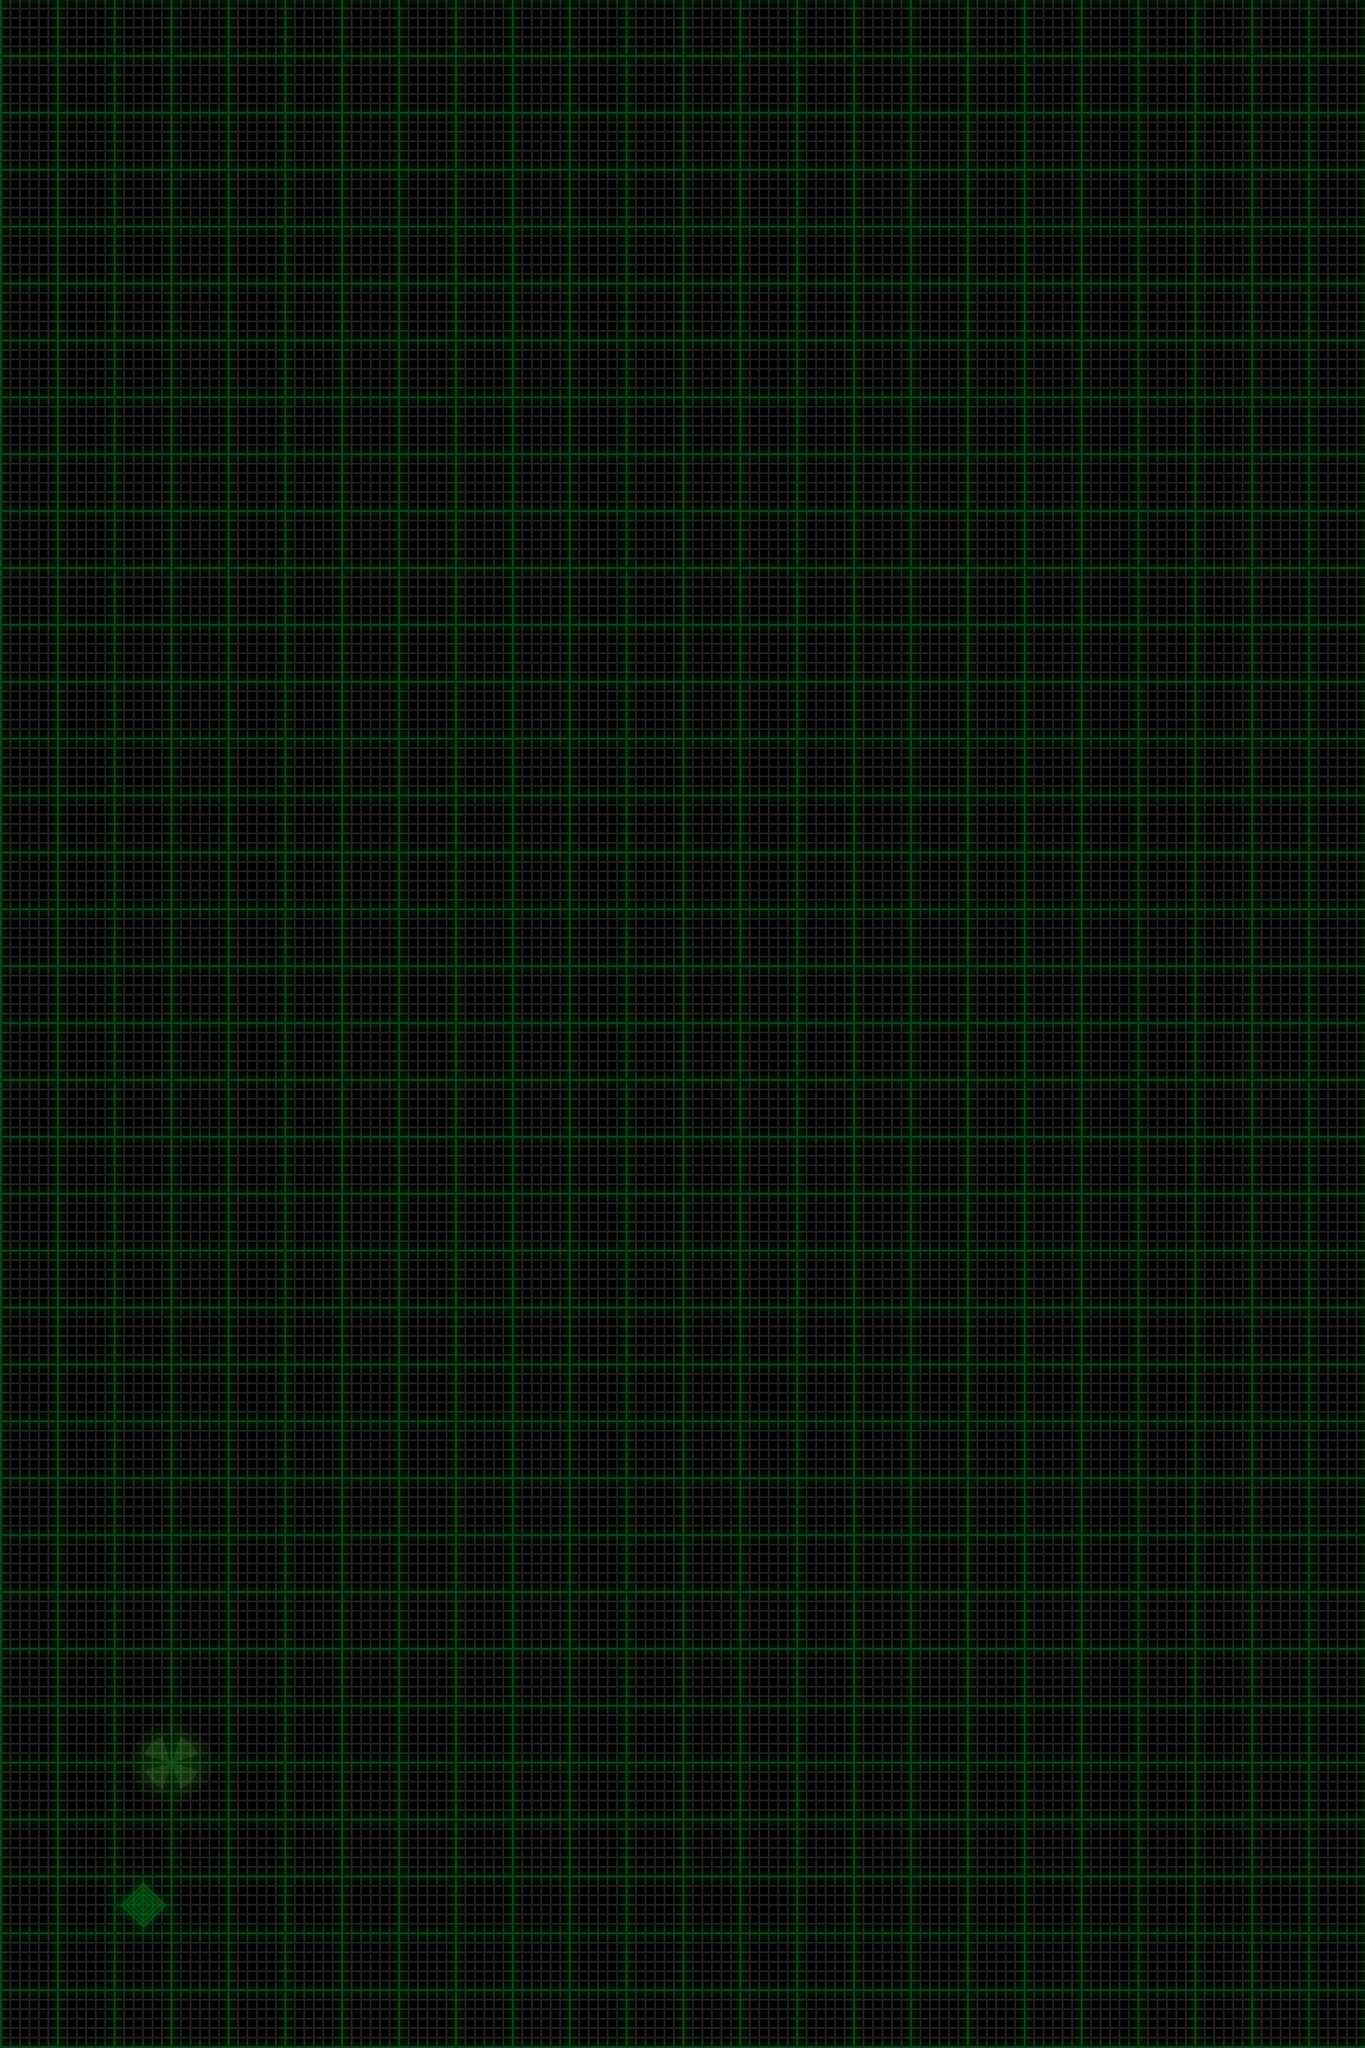

The image is a tile-based game level rendered from a .tmx file. Its description and source (layers, tilesets, objects; grid data summarised) follow:
An orthogonal 24x36 tile map with 60x60 px tiles, 4 tile layers (map, terrain, items, sand), 2 tilesets and 1 object (startSite).

<map version="1.0" orientation="orthogonal" width="24" height="36" tilewidth="60" tileheight="60">
 <tileset firstgid="1" name="map" tilewidth="60" tileheight="60">
  <image source="map.png" />
  <tile id="0">
   <properties>
    <property name="mapID" value="empty" />
   </properties>
  </tile>
  <tile id="1">
   <properties>
    <property name="mapID" value="down-1" />
   </properties>
  </tile>
  <tile id="2">
   <properties>
    <property name="mapID" value="down-2" />
   </properties>
  </tile>
  <tile id="3">
   <properties>
    <property name="mapID" value="down-3" />
   </properties>
  </tile>
  <tile id="4">
   <properties>
    <property name="mapID" value="down-4" />
   </properties>
  </tile>
  <tile id="5">
   <properties>
    <property name="mapID" value="down-5" />
   </properties>
  </tile>
  <tile id="6">
   <properties>
    <property name="mapID" value="up-1" />
   </properties>
  </tile>
  <tile id="7">
   <properties>
    <property name="mapID" value="up-2" />
   </properties>
  </tile>
  <tile id="8">
   <properties>
    <property name="mapID" value="up-3" />
   </properties>
  </tile>
  <tile id="9">
   <properties>
    <property name="mapID" value="up-4" />
   </properties>
  </tile>
  <tile id="10">
   <properties>
    <property name="mapID" value="up-5" />
   </properties>
  </tile>
 </tileset>
 <tileset firstgid="17" name="items" tilewidth="60" tileheight="60">
  <image source="items.png" />
  <tile id="0">
   <properties>
    <property name="itemID" value="station" />
   </properties>
  </tile>
  <tile id="1">
   <properties>
    <property name="itemID" value="sensorSite" />
   </properties>
  </tile>
  <tile id="8">
   <properties>
    <property name="itemID" value="station" />
   </properties>
  </tile>
  <tile id="9">
   <properties>
    <property name="itemID" value="sensor" />
   </properties>
  </tile>
  <tile id="16">
   <properties>
    <property name="itemID" value="station" />
   </properties>
  </tile>
  <tile id="17">
   <properties>
    <property name="itemID" value="sample" />
   </properties>
  </tile>
  <tile id="24">
   <properties>
    <property name="itemID" value="station" />
   </properties>
  </tile>
 </tileset>
 <layer name="map" width="24" height="36">
  <data>[864 cells, 864 non-empty, 1 distinct tile ids]</data>
 </layer>
 <layer name="terrain" width="24" height="36">
  <data>[864 cells, 0 non-empty, 0 distinct tile ids]</data>
 </layer>
 <layer name="items" width="24" height="36">
  <data>[864 cells, 5 non-empty, 5 distinct tile ids]</data>
 </layer>
 <layer name="sand" width="24" height="36">
  <data>[864 cells, 0 non-empty, 0 distinct tile ids]</data>
 </layer>
 <objectgroup name="objects" width="24" height="36">
  <object name="startSite" x="150" y="1830">
   <properties>
    <property name="bearing" value="south" />
    <property name="expectedCodeScore" value="8" />
    <property name="energy" value="10" />
    <property name="sampleSites" value="1" />
    <property name="sensorSites" value="0" />
    <property name="zoom" value="in" />
   </properties>
  </object>
 </objectgroup>
</map>
